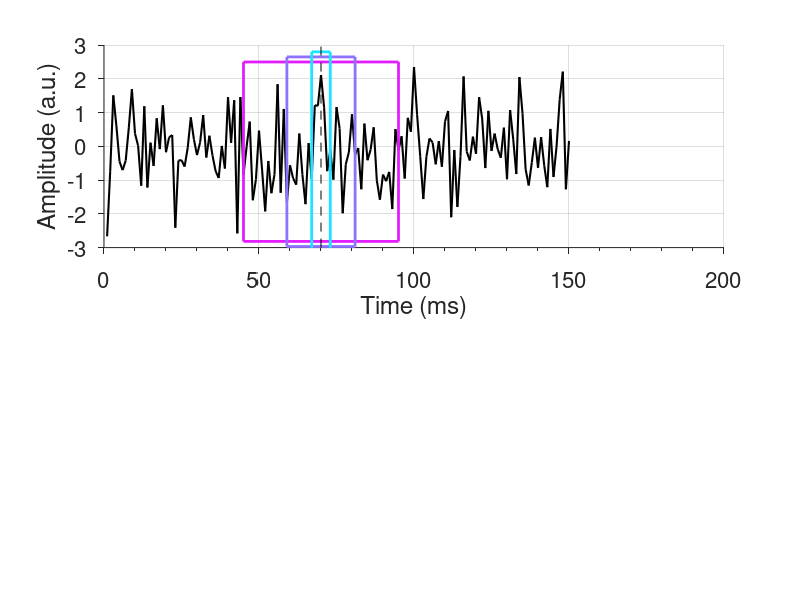
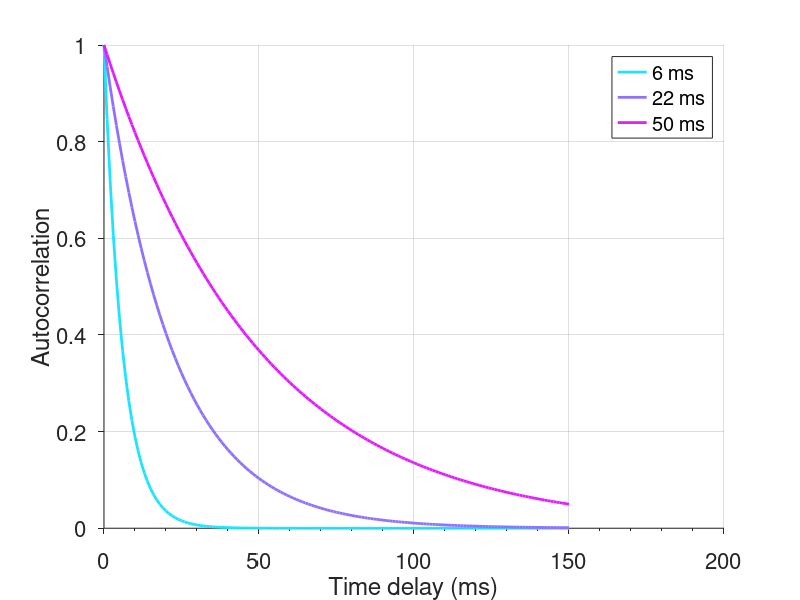

These figures' MATLAB source, in order:
% This script performs two simulations:
    % 1: simulation of a time series with indication of different length of
    % decoding window + plotting
    % 2: simulation of three decay functions with different levels of decay
    % constant (Tau) + plotting
    % Figures 1C and 1D

% INPUTS: NA
% OUTPUTS: NA (images)
%% Simulation 1 (Figure 1C)
clc;
clear all;
close all;
rng(1)
data=randn(1,150); % zero-mean unit variance random numbers of length 150
ref_time=70; % Time point in the centre of the three decoding windows
Taus=[50 22 6]; % Different lengths of decoding window
cl=cool; % colour codes
indx_cols=round(linspace(1,size(cl,1),10));
cols=cl(indx_cols([9 6 2]),:);
subplot(211)
plot(data,'linewidth',1.5,'color','k')
hold on;
c=0;
for i=Taus
    c=c+1;
    wind=floor(Taus(c)/2);
    bias=[[max(data)-min(data)]*[0.03]*c];
    s(c)=rectangle('Position',[ref_time-wind min(data)-bias 2*wind max(data)-min(data)+2*bias],'EdgeColor',cols(c,:),'LineWidth',2);
    hold on;
end
plot([ref_time ref_time],[-3 3],'color','k','linestyle','--')
ylim([-3 3])
xlabel('Time (ms)')
ylabel('Amplitude (a.u.)')
grid on
box off
set(gca,'TickDir','out','XMinorTick','on','Fontsize',16)

%% Simulation 2 (Figure 1D)
figure
Taus=[6 22 50]; % Tau in exponential decay function
cl=cool; % colour coding
indx_cols=round(linspace(1,size(cl,1),10));
cols=cl(indx_cols([2 6 9]),:);
t=0:1:150; % time points
c=0;
for Tau=Taus
    c=c+1;
    x=exp(-t./Tau); % exponential decay function
    plot(t,x,'linewidth',2,'color',cols(c,:))
    hold on;
end
xlabel('Time delay (ms)')
ylabel('Autocorrelation')
grid on
box off
legend({'6 ms','22 ms','50 ms'},'location','northeast')
set(gca,'TickDir','out','XMinorTick','on','Fontsize',16)

